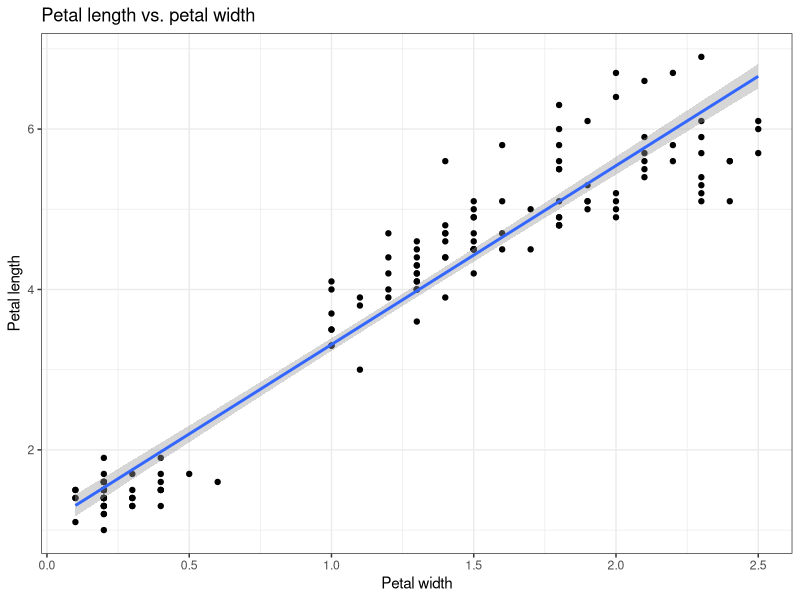

The R source for this figure:
## ---- chunk 1
p <- 1 + 1
print(p)
## ---- chunk 2
#| warning: false # Do not display warnings
library(tidyverse)
## ---- chunk 3
data(iris)
glimpse(iris)
## ---- chunk 4
#| fig-align: center
#| fig-height: 6
#| fig-width: 8

#| fig-cap: "Petal length vs. petal width in iris species"
ggplot(data = iris, aes(x = Petal.Width, y = Petal.Length)) +
    geom_point() +
    geom_smooth(method = "lm", se = TRUE) +
    ggtitle("Petal length vs. petal width") +
    xlab("Petal width") + ylab("Petal length") +
    theme_bw()
